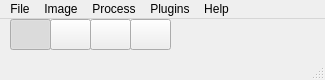
<?xml version="1.0" encoding="UTF-8"?>
<ui version="4.0">
 <class>MainWindow</class>
 <widget class="QMainWindow" name="MainWindow">
  <property name="geometry">
   <rect>
    <x>0</x>
    <y>0</y>
    <width>325</width>
    <height>80</height>
   </rect>
  </property>
  <property name="sizePolicy">
   <sizepolicy hsizetype="Fixed" vsizetype="Fixed">
    <horstretch>0</horstretch>
    <verstretch>0</verstretch>
   </sizepolicy>
  </property>
  <property name="windowTitle">
   <string>Flika</string>
  </property>
  <widget class="QWidget" name="centralwidget">
   <widget class="QPushButton" name="freehand">
    <property name="geometry">
     <rect>
      <x>90</x>
      <y>0</y>
      <width>41</width>
      <height>31</height>
     </rect>
    </property>
    <property name="text">
     <string/>
    </property>
    <property name="icon">
     <iconset>
      <normaloff>../images/freehand.png</normaloff>../images/freehand.png</iconset>
    </property>
    <property name="checkable">
     <bool>true</bool>
    </property>
    <property name="checked">
     <bool>false</bool>
    </property>
    <property name="autoExclusive">
     <bool>true</bool>
    </property>
    <property name="flat">
     <bool>false</bool>
    </property>
   </widget>
   <widget class="QPushButton" name="line">
    <property name="geometry">
     <rect>
      <x>50</x>
      <y>0</y>
      <width>41</width>
      <height>31</height>
     </rect>
    </property>
    <property name="text">
     <string/>
    </property>
    <property name="icon">
     <iconset>
      <normaloff>../images/line.png</normaloff>../images/line.png</iconset>
    </property>
    <property name="checkable">
     <bool>true</bool>
    </property>
    <property name="autoExclusive">
     <bool>true</bool>
    </property>
    <property name="flat">
     <bool>false</bool>
    </property>
   </widget>
   <widget class="QPushButton" name="rectangle">
    <property name="geometry">
     <rect>
      <x>10</x>
      <y>0</y>
      <width>41</width>
      <height>31</height>
     </rect>
    </property>
    <property name="text">
     <string/>
    </property>
    <property name="icon">
     <iconset>
      <normaloff>../images/rect.png</normaloff>../images/rect.png</iconset>
    </property>
    <property name="checkable">
     <bool>true</bool>
    </property>
    <property name="checked">
     <bool>true</bool>
    </property>
    <property name="autoExclusive">
     <bool>true</bool>
    </property>
    <property name="flat">
     <bool>false</bool>
    </property>
   </widget>
   <widget class="QPushButton" name="point">
    <property name="geometry">
     <rect>
      <x>130</x>
      <y>0</y>
      <width>41</width>
      <height>31</height>
     </rect>
    </property>
    <property name="text">
     <string/>
    </property>
    <property name="icon">
     <iconset>
      <normaloff>../images/point.png</normaloff>../images/point.png</iconset>
    </property>
    <property name="checkable">
     <bool>true</bool>
    </property>
    <property name="checked">
     <bool>false</bool>
    </property>
    <property name="autoExclusive">
     <bool>true</bool>
    </property>
    <property name="flat">
     <bool>false</bool>
    </property>
   </widget>
  </widget>
  <widget class="QMenuBar" name="menubar">
   <property name="geometry">
    <rect>
     <x>0</x>
     <y>0</y>
     <width>325</width>
     <height>21</height>
    </rect>
   </property>
   <widget class="QMenu" name="menuFile">
    <property name="title">
     <string>File</string>
    </property>
    <widget class="QMenu" name="menuImport">
     <property name="title">
      <string>Import</string>
     </property>
     <addaction name="actionImport_ROIs"/>
     <addaction name="actionImport_Points"/>
    </widget>
    <widget class="QMenu" name="menuRecent_Files">
     <property name="title">
      <string>Recent Files</string>
     </property>
     <addaction name="actionNo_Recent_Files"/>
    </widget>
    <widget class="QMenu" name="menuExport">
     <property name="title">
      <string>Export</string>
     </property>
     <addaction name="actionExport_Points"/>
     <addaction name="actionExport_Movie"/>
    </widget>
    <addaction name="actionOpen"/>
    <addaction name="menuRecent_Files"/>
    <addaction name="actionSaveAs"/>
    <addaction name="menuImport"/>
    <addaction name="menuExport"/>
    <addaction name="actionSettings"/>
   </widget>
   <widget class="QMenu" name="menuImage">
    <property name="title">
     <string>Image</string>
    </property>
    <widget class="QMenu" name="menuStacks">
     <property name="title">
      <string>Stacks</string>
     </property>
     <addaction name="actionTrim_Frames"/>
     <addaction name="actionDeinterleave"/>
     <addaction name="actionZ_Project"/>
     <addaction name="actionPixel_Binning"/>
     <addaction name="actionFrame_Binning"/>
     <addaction name="actionResize"/>
    </widget>
    <widget class="QMenu" name="menuWindow">
     <property name="title">
      <string>Overlay</string>
     </property>
     <addaction name="actionBackground"/>
     <addaction name="actionTime_Stamp"/>
     <addaction name="actionScale_Bar"/>
    </widget>
    <addaction name="menuStacks"/>
    <addaction name="actionMeasure"/>
    <addaction name="actionSet_Value"/>
    <addaction name="menuWindow"/>
   </widget>
   <widget class="QMenu" name="menuProcess">
    <property name="title">
     <string>Process</string>
    </property>
    <widget class="QMenu" name="menuMath">
     <property name="title">
      <string>Math</string>
     </property>
     <addaction name="actionMultiply"/>
     <addaction name="actionSubtract"/>
     <addaction name="actionPower"/>
     <addaction name="actionRatio"/>
     <addaction name="actionAbsolute_Value"/>
     <addaction name="actionSubtract_Trace"/>
    </widget>
    <widget class="QMenu" name="menuFilters">
     <property name="title">
      <string>Filters</string>
     </property>
     <addaction name="actionGaussian_Blur"/>
     <addaction name="separator"/>
     <addaction name="actionButterworth_Filter"/>
     <addaction name="actionMean_Filter"/>
     <addaction name="actionMedian_Filter"/>
     <addaction name="actionDifference_Filter"/>
     <addaction name="actionBoxcar_Differential"/>
     <addaction name="actionWavelet_Filter"/>
     <addaction name="actionFourier_Filter"/>
    </widget>
    <widget class="QMenu" name="menuBinary">
     <property name="title">
      <string>Binary</string>
     </property>
     <addaction name="actionThreshold"/>
     <addaction name="actionAdaptive_Threshold"/>
     <addaction name="actionCanny_Edge_Detector"/>
     <addaction name="separator"/>
     <addaction name="actionLogically_Combine"/>
     <addaction name="actionRemove_Small_Blobs"/>
     <addaction name="actionBinary_Dilation"/>
     <addaction name="actionBinary_Erosion"/>
    </widget>
    <addaction name="menuBinary"/>
    <addaction name="menuMath"/>
    <addaction name="menuFilters"/>
    <addaction name="actionImage_Calculator"/>
   </widget>
   <widget class="QMenu" name="menuDocs">
    <property name="title">
     <string>Help</string>
    </property>
    <addaction name="actionDocs"/>
   </widget>
   <widget class="QMenu" name="menuPlugins">
    <property name="title">
     <string>Plugins</string>
    </property>
    <addaction name="actionScript_Editor"/>
    <addaction name="actionPlugin_Manager"/>
    <addaction name="separator"/>
   </widget>
   <addaction name="menuFile"/>
   <addaction name="menuImage"/>
   <addaction name="menuProcess"/>
   <addaction name="menuPlugins"/>
   <addaction name="menuDocs"/>
  </widget>
  <widget class="QStatusBar" name="statusbar"/>
  <action name="actionOpen">
   <property name="text">
    <string>Open</string>
   </property>
  </action>
  <action name="actionDeinterleave">
   <property name="text">
    <string>Deinterleave</string>
   </property>
  </action>
  <action name="actionSubtract">
   <property name="text">
    <string>Subtract</string>
   </property>
  </action>
  <action name="actionGaussian_Blur">
   <property name="text">
    <string>Gaussian Blur</string>
   </property>
  </action>
  <action name="actionButterworth_Filter">
   <property name="text">
    <string>Butterworth Filter</string>
   </property>
  </action>
  <action name="actionRatio">
   <property name="text">
    <string>Ratio by Baseline</string>
   </property>
  </action>
  <action name="actionBoxcar_Differential">
   <property name="text">
    <string>Boxcar Differential</string>
   </property>
  </action>
  <action name="actionThreshold">
   <property name="text">
    <string>Threshold</string>
   </property>
  </action>
  <action name="actionRemove_Small_Blobs">
   <property name="text">
    <string>Remove Small Blobs</string>
   </property>
  </action>
  <action name="actionMultiply">
   <property name="text">
    <string>Multiply</string>
   </property>
  </action>
  <action name="actionKymograph">
   <property name="text">
    <string>Kymograph</string>
   </property>
  </action>
  <action name="actionTrim_Frames">
   <property name="text">
    <string>Trim Frames</string>
   </property>
  </action>
  <action name="actionPython_Interpreter">
   <property name="text">
    <string>Python Interpreter</string>
   </property>
  </action>
  <action name="actionDocs">
   <property name="text">
    <string>Docs</string>
   </property>
  </action>
  <action name="actionLoad_ROI_File">
   <property name="text">
    <string>Load ROI File</string>
   </property>
  </action>
  <action name="actionWavelet_Filter">
   <property name="text">
    <string>Wavelet Filter</string>
   </property>
  </action>
  <action name="actionFrame_by_frame_origin">
   <property name="text">
    <string>Frame by frame origin</string>
   </property>
  </action>
  <action name="actionSet_Value">
   <property name="text">
    <string>Set Value</string>
   </property>
  </action>
  <action name="actionAdaptive_Threshold">
   <property name="text">
    <string>Adaptive Threshold</string>
   </property>
  </action>
  <action name="actionLogically_Combine">
   <property name="text">
    <string>Logically Combine</string>
   </property>
  </action>
  <action name="actionDifference_Filter">
   <property name="text">
    <string>Difference Filter</string>
   </property>
  </action>
  <action name="actionCanny_Edge_Detector">
   <property name="text">
    <string>Canny Edge Detector</string>
   </property>
  </action>
  <action name="actionAbsolute_Value">
   <property name="text">
    <string>Absolute Value</string>
   </property>
  </action>
  <action name="actionRodent_Tracker">
   <property name="text">
    <string>Rodent Tracker</string>
   </property>
  </action>
  <action name="actionZ_Project">
   <property name="text">
    <string>Z Project</string>
   </property>
  </action>
  <action name="actionBinary_Dilation">
   <property name="text">
    <string>Binary Dilation</string>
   </property>
  </action>
  <action name="actionBinary_Erosion">
   <property name="text">
    <string>Binary Erosion</string>
   </property>
  </action>
  <action name="actionImage_Calculator">
   <property name="text">
    <string>Image Calculator</string>
   </property>
  </action>
  <action name="actionMeasure">
   <property name="text">
    <string>Measure</string>
   </property>
  </action>
  <action name="actionAverage_origin">
   <property name="text">
    <string>average_origin</string>
   </property>
  </action>
  <action name="actionCrop">
   <property name="text">
    <string>Crop</string>
   </property>
  </action>
  <action name="actionBackground">
   <property name="text">
    <string>Background</string>
   </property>
  </action>
  <action name="actionTime_Stamp">
   <property name="text">
    <string>Time Stamp</string>
   </property>
  </action>
  <action name="actionScale_Bar">
   <property name="text">
    <string>Scale Bar</string>
   </property>
  </action>
  <action name="actionThreshold_cluster">
   <property name="text">
    <string>threshold_cluster</string>
   </property>
  </action>
  <action name="actionPower">
   <property name="text">
    <string>Power</string>
   </property>
  </action>
  <action name="actionPixel_Binning">
   <property name="text">
    <string>Pixel Binning</string>
   </property>
  </action>
  <action name="actionFourier_Filter">
   <property name="text">
    <string>Fourier Filter</string>
   </property>
  </action>
  <action name="actionFrame_Binning">
   <property name="text">
    <string>Frame Binning</string>
   </property>
  </action>
  <action name="actionSubtract_Trace">
   <property name="text">
    <string>Subtract Trace</string>
   </property>
  </action>
  <action name="actionLoad_Points">
   <property name="text">
    <string>Load Points</string>
   </property>
  </action>
  <action name="actionMean_Filter">
   <property name="text">
    <string>Mean Filter</string>
   </property>
  </action>
  <action name="actionExport">
   <property name="text">
    <string>Export</string>
   </property>
  </action>
  <action name="actionImport_ROIs">
   <property name="text">
    <string>ROI File</string>
   </property>
  </action>
  <action name="actionImport_Points">
   <property name="text">
    <string>Points</string>
   </property>
  </action>
  <action name="actionSettings">
   <property name="text">
    <string>Settings</string>
   </property>
  </action>
  <action name="actionScript_Editor">
   <property name="text">
    <string>Script Editor</string>
   </property>
  </action>
  <action name="actionNew">
   <property name="text">
    <string>New...</string>
   </property>
  </action>
  <action name="actionPlugin_Manager">
   <property name="text">
    <string>Plugin Manager</string>
   </property>
  </action>
  <action name="actionMedian_Filter">
   <property name="text">
    <string>Median Filter</string>
   </property>
  </action>
  <action name="actionResize">
   <property name="text">
    <string>Resize</string>
   </property>
  </action>
  <action name="actionNo_Recent_Files">
   <property name="enabled">
    <bool>false</bool>
   </property>
   <property name="text">
    <string>No Recent Files</string>
   </property>
  </action>
  <action name="actionExport_Points">
   <property name="text">
    <string>Points</string>
   </property>
  </action>
  <action name="actionExport_Movie">
   <property name="text">
    <string>Movie as MP4</string>
   </property>
  </action>
  <action name="actionSave">
   <property name="text">
    <string>Save</string>
   </property>
  </action>
  <action name="actionSaveAs">
   <property name="text">
    <string>Save As</string>
   </property>
  </action>
 </widget>
 <resources>
  <include location="../images/images.qrc"/>
 </resources>
 <connections>
  <connection>
   <sender>freehand</sender>
   <signal>pressed()</signal>
   <receiver>line</receiver>
   <slot>raise()</slot>
   <hints>
    <hint type="sourcelabel">
     <x>120</x>
     <y>51</y>
    </hint>
    <hint type="destinationlabel">
     <x>120</x>
     <y>51</y>
    </hint>
   </hints>
  </connection>
 </connections>
</ui>
